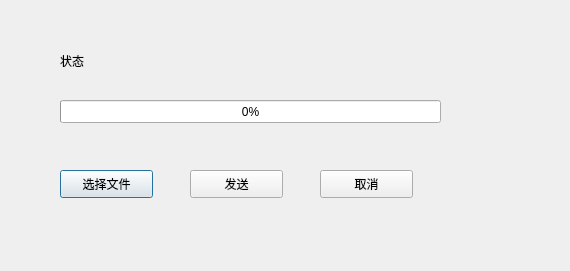
<?xml version="1.0" encoding="UTF-8"?>
<ui version="4.0">
 <class>SendFile</class>
 <widget class="QDialog" name="SendFile">
  <property name="geometry">
   <rect>
    <x>0</x>
    <y>0</y>
    <width>570</width>
    <height>271</height>
   </rect>
  </property>
  <property name="windowTitle">
   <string>Dialog</string>
  </property>
  <widget class="QLabel" name="label">
   <property name="geometry">
    <rect>
     <x>60</x>
     <y>40</y>
     <width>451</width>
     <height>41</height>
    </rect>
   </property>
   <property name="text">
    <string>状态</string>
   </property>
  </widget>
  <widget class="QProgressBar" name="progressBar">
   <property name="geometry">
    <rect>
     <x>60</x>
     <y>100</y>
     <width>381</width>
     <height>23</height>
    </rect>
   </property>
   <property name="value">
    <number>0</number>
   </property>
  </widget>
  <widget class="QPushButton" name="pushButton">
   <property name="geometry">
    <rect>
     <x>60</x>
     <y>170</y>
     <width>93</width>
     <height>28</height>
    </rect>
   </property>
   <property name="text">
    <string>选择文件</string>
   </property>
  </widget>
  <widget class="QPushButton" name="pushButton_2">
   <property name="geometry">
    <rect>
     <x>190</x>
     <y>170</y>
     <width>93</width>
     <height>28</height>
    </rect>
   </property>
   <property name="text">
    <string>发送</string>
   </property>
  </widget>
  <widget class="QPushButton" name="pushButton_3">
   <property name="geometry">
    <rect>
     <x>320</x>
     <y>170</y>
     <width>93</width>
     <height>28</height>
    </rect>
   </property>
   <property name="text">
    <string>取消</string>
   </property>
  </widget>
 </widget>
 <resources/>
 <connections/>
</ui>
